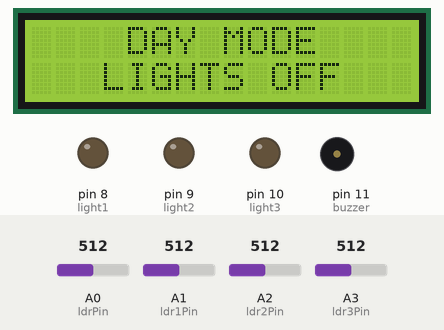
The sketch below on a simulated Arduino Mega 2560, built with avr-gcc and run on an emulated ATmega2560. Shown: 16×2 character LCD, output pins drawn as LEDs (lit = HIGH), buzzer (waves = sounding, pin HIGH). Inputs (shaded band) come from the test bench; at power-on: A0 (ldrPin) = 512, A1 (ldr1Pin) = 512, A2 (ldr2Pin) = 512, A3 (ldr3Pin) = 512. WiFi joins after 1.5 s; servers stay silent unless stated; uploads are accepted with an empty reply; what the sketch prints to the serial monitor is not drawn.

Above: at 14.0 s.
14.1 s: A0 (ldrPin) set to 538
20.1 s: A0 (ldrPin) set to 558
At 26.0 s:
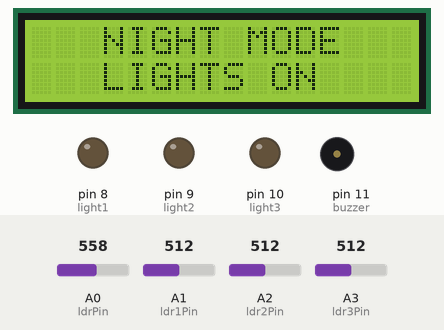
26.1 s: A1 (ldr1Pin) set to 240
At 31.8 s:
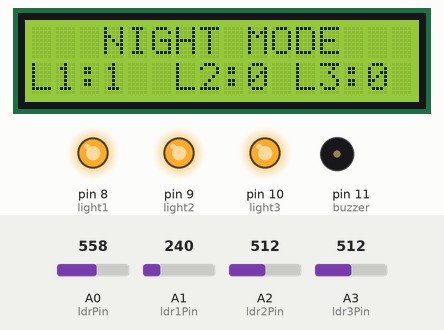
32.1 s: A0 (ldrPin) set to 540
At 37.8 s:
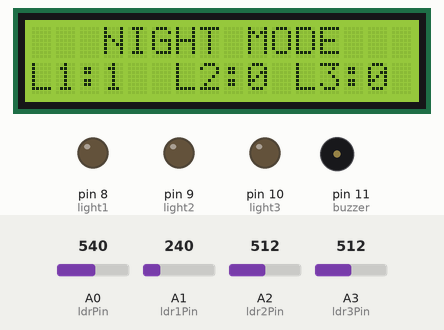
38.0 s: A2 (ldr2Pin) set to 240
At 43.5 s:
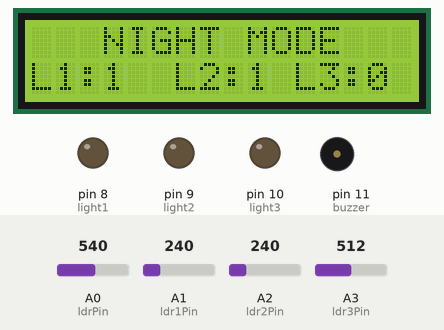
44.0 s: A3 (ldr3Pin) set to 240
At 49.9 s:
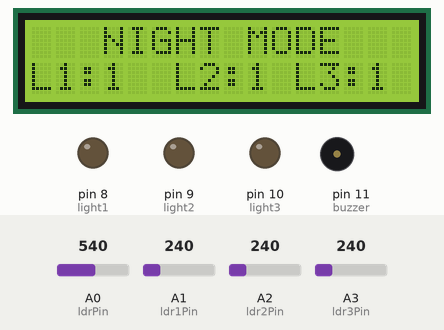
Timing chart, 0 to 51.0 s (numbered marks = the images above; inputs shaded):
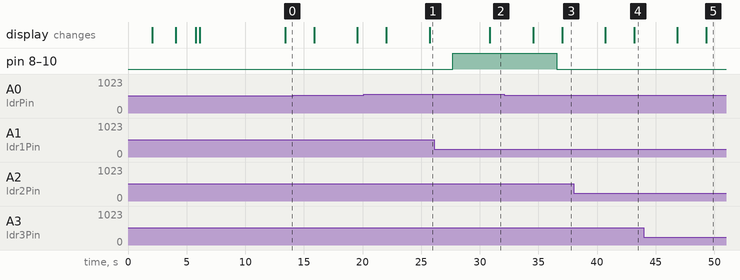

Measured:
- the behaviour switches between 550 and 551 on A0 (ldrPin) (found by bisection; images 0 and 1)
- after the input at 20.1 s, the display: first differs from a run without the input after 5.6 s (image 1)
- after the input at 26.1 s, the display: changes after 4.8 s (image 2)
- after the input at 32.1 s, pin 8 (light1), pin 9 (light2), pin 10 (light3): HIGH → LOW after 4.5 s; the display: first changes after 2.5 s (image 3 shows a later state)
- after the input at 38.0 s, the display: first differs from a run without the input after 5.2 s (image 4)
- after the input at 44.0 s, the display: first differs from a run without the input after 5.3 s (image 5)

The sketch:

smart_street_lights_monitoring_system_3_lights_cvr.ino
```cpp
/*
  WiFiEsp example: WebClient

  This sketch connects to google website using an ESP8266 module to
  perform a simple web search.

  For more details see: http://yaab-arduino.blogspot.com/p/wifiesp-example-client.html
*/

// http://sms.scubedigi.com/api.php?username=xxxx&password=xxxx&to=xxxxxxxxx&from=&message=xxxxxxxxxxxx
// http://projectsiot.xyz/IoTProjects/SmartStreet/upload.php?a=N&b=N&c=N&d=N
//http://projectsiot.xyz/IoTProjects/SmartStreet/view.php
#include "WiFiEsp.h"
#include<String.h>
#include <LiquidCrystal.h>

// Emulate Serial1 on pins 6/7 if not present
#ifndef HAVE_HWSERIAL1
#include "SoftwareSerial.h"
SoftwareSerial Serial1(12, 13); // RX, TX
#endif

LiquidCrystal lcd (2,3,4,5,6,7);

#define light1 8
#define light2 9
#define light3 10
#define buzzer 11
#define ldrPin A0
#define ldr1Pin A1
#define ldr2Pin A2
#define ldr3Pin A3

int flag = 0;

unsigned int previous_status = 0;
unsigned int present_status = 0;
String charging_status = "\0";
char state = 'U';

int ldr = 0, ldr1 = 0, ldr2 = 0,ldr3 = 0;
char light_status = '\0',light1_status = '\0',light2_status = '\0',light3_status = '\0';

void beep ()
{
  digitalWrite(buzzer, HIGH);
  delay(1000);
  digitalWrite(buzzer, LOW);
  delay(100);
}

char ssid[] = "project12";            // your network SSID (name)
char pass[] = "project123456";        // your network password
int status = WL_IDLE_STATUS;     // the Wifi radio's status

char server[] = "projectsiot.xyz";
char server1[] = "sms.scubedigi.com";

String A = "GET /IoTProjects/SmartStreet/upload.php?a=";
String Z = " HTTP/1.1";
String msg = "GET /api.php?username=Mydreamacd&password=Mydre@m123&to=";
String bulk = "\0";
String iot = "\0";

// Initialize the Ethernet client object
WiFiEspClient client;

void setup()
{
  // initialize serial for debugging
  Serial.begin(9600);

  lcd.begin(16, 2);

pinMode(ldrPin,INPUT);
pinMode(ldr1Pin,INPUT);
pinMode(ldr2Pin,INPUT);
pinMode(ldr3Pin,INPUT);
pinMode(buzzer,OUTPUT);
pinMode(light1,OUTPUT);
pinMode(light2,OUTPUT);
pinMode(light3,OUTPUT);

 lcd.clear();
lcd.setCursor(0,0);
lcd.print("     SMART     ");
lcd.setCursor(0,1);
lcd.print(" STREET LIGHTS ");
delay(2000);

   lcd.clear();
lcd.setCursor(0,0);
lcd.print("MONITORING SYSTEM");
lcd.setCursor(0,1);
lcd.print("  BASED ON IOT  ");
delay(2000);

  lcd.clear();
lcd.setCursor(0,0);
lcd.print(" CONNECTING  TO ");
lcd.setCursor(0,1);
lcd.print(ssid);
delay(200);

  // initialize serial for ESP module
  Serial1.begin(9600);
  // initialize ESP module
  WiFi.init(&Serial1);

  // check for the presence of the shield
  if (WiFi.status() == WL_NO_SHIELD) {
    Serial.println(F("WiFi shield not present"));
    // don't continue
    while (true);
  }

  // attempt to connect to WiFi network
  while ( status != WL_CONNECTED) {
    Serial.print(F("Attempting to connect to WPA SSID: "));
    Serial.println(ssid);
    // Connect to WPA/WPA2 network
    status = WiFi.begin(ssid, pass);
  }

  // you're connected now, so print out the data
  Serial.println(F("You're connected to the network"));

  lcd.clear();
lcd.setCursor(0,0);
lcd.print("Server Init.");
lcd.setCursor(0,1);
lcd.print("..................");
delay(100);
    Serial.println(F("sending data ---1 "));
    Serial.println(F("Starting connection to server..."));
    // if you get a connection, report back via serial
    if (client.connect(server, 80)) {
      Serial.println(F("Connected to server"));
      // Make a HTTP request
      client.println("GET /IoTProjects/StreetLight/lightstore.php?a=U&b=N&c=N HTTP/1.1");
      client.println("Host: projectsiot.xyz");
      client.println("Connection: close");
      client.println();
    }
    client.flush();
     client.stop();


    /*
    /////////////////////////////////////////
    ////////// initial message .......
    Serial.println(F("Starting connection to SMS server..."));
    delay(2000);

    // if you get a connection, report back via serial
    if (client.connect(server1, 80)) {
      Serial.println(F("Connected to server"));
      // Make a HTTP request
      client.println("GET /api.php?username=Mydreamacd&password=Mydre@m123&to=9652490222&from=MYDREM&message=KIT%20STARTED HTTP/1.1");
      client.println("Host: sms.scubedigi.com");
      client.println("Connection: close");
      client.println();
    }
    //client.flush();
    //  client.stop();

  */
  lcd.clear();
lcd.setCursor(0,0);
lcd.print("Server Init.");
lcd.setCursor(0,1);
lcd.print("Done");
  delay(5000);
Serial.println(F("PLEASE SHOW CARD "));
}

void loop()
{

ldr = analogRead(ldrPin);
delay(5);
flag ++;
Serial.print(F("ldr = ")); Serial.println(ldr);
ldr1 = analogRead(ldr1Pin);
delay(50);
ldr2 = analogRead(ldr2Pin);
delay(50);
ldr3 = analogRead(ldr3Pin);
delay(50);
Serial.print(F("ldr1 = ")); Serial.println(ldr1);
Serial.print(F("ldr2 = ")); Serial.println(ldr2);
Serial.print(F("ldr3 = ")); Serial.println(ldr3);
delay(1000);


if (flag == 2)
{
  flag = 0;
if(ldr > 550)
{
  Serial.println(F("night mode----- "));
light_status = 'N';
lcd.clear();
lcdstring(0,0,"   NIGHT MODE   ");
lcdstring(0,1,"   LIGHTS ON   ");
delay(2000);
digitalWrite(light1,HIGH);
//delay(300);
digitalWrite(light2,HIGH);
 // delay(300);
digitalWrite(light3,HIGH);
  delay(3000);
}
else
{
  Serial.println(F("DAY mode----- "));
light_status = 'Y';
lcd.clear();
lcdstring(0,0,"    DAY MODE    ");
lcdstring(0,1,"   LIGHTS OFF   ");
delay(2000);
digitalWrite(light1,LOW);
//delay(300);
digitalWrite(light2,LOW);
  //delay(300);
digitalWrite(light3,LOW);
  delay(300);
}
ldr1 = analogRead(ldr1Pin);
delay(50);
ldr2 = analogRead(ldr2Pin);
delay(50);
ldr3 = analogRead(ldr3Pin);
delay(50);
Serial.print(F("ldr1 = ")); Serial.println(ldr1);
Serial.print(F("ldr2 = ")); Serial.println(ldr2);
Serial.print(F("ldr3 = ")); Serial.println(ldr3);
lcd.clear();
lcdstring(0,0,"   NIGHT MODE   ");


if(ldr1 < 250)
{
  light1_status = 'Y';
  lcdstring(0,1,"L1:1");
}
if(ldr1 > 250)
{
  light1_status = 'N';
  lcdstring(0,1,"L1:0");
}
if(ldr2 < 250)
{
  light2_status = 'Y';
  lcdstring(6,1,"L2:1");
}
if(ldr2 > 250){
  light2_status = 'N';
  lcdstring(6,1,"L2:0");
}

if(ldr3 < 250)
{
  light3_status = 'Y';
  lcdstring(11,1,"L3:1");
}
if(ldr3 > 250)
{
  light3_status = 'N';
  lcdstring(11,1,"L3:0");
}

 iot = A + light_status + "&b=" + light1_status + "&c=" + light2_status+ "&d=" + light3_status + Z;

        Serial.println(iot);
        sndit ();
}

}//loop


void sndit ()
{

  Serial.print(F("IOT = ")); Serial.println(iot);

  // if the server's disconnected, stop the client
  if (!client.connected()) {
    Serial.println(F("Disconnecting from server..."));
    client.stop();

    // do nothing forevermore
    //while (true);
  }
  client.stop();
  client.flush();

  for (int x = 0; x < 1; x++)
  {
    delay(1000);
    Serial.println(x, DEC);
  }
  Serial.println(F("Starting connection to server..."));
  // if you get a connection, report back via serial
  if (client.connect(server, 80)) {
    Serial.println(F("Connected to server"));
    // Make a HTTP request

    //client.println("GET /IoTProjects/TollBooth/tollbooth.php?a=A&b=5&c=6&d=3 HTTP/1.1");

    client.println(iot);

    client.println("Host: projectsiot.xyz");
    client.println("Connection: close");
    client.println();
    iot = "\0";
  }

}//sndit
 void lcdstring (unsigned int a, unsigned int b, String data)
 {
  lcd.setCursor(a,b);
  lcd.print(data);
 }
```
